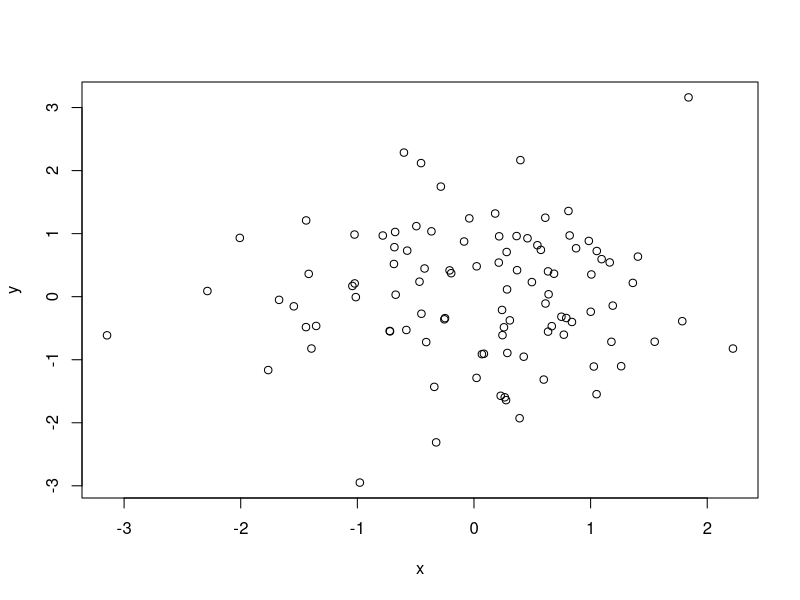
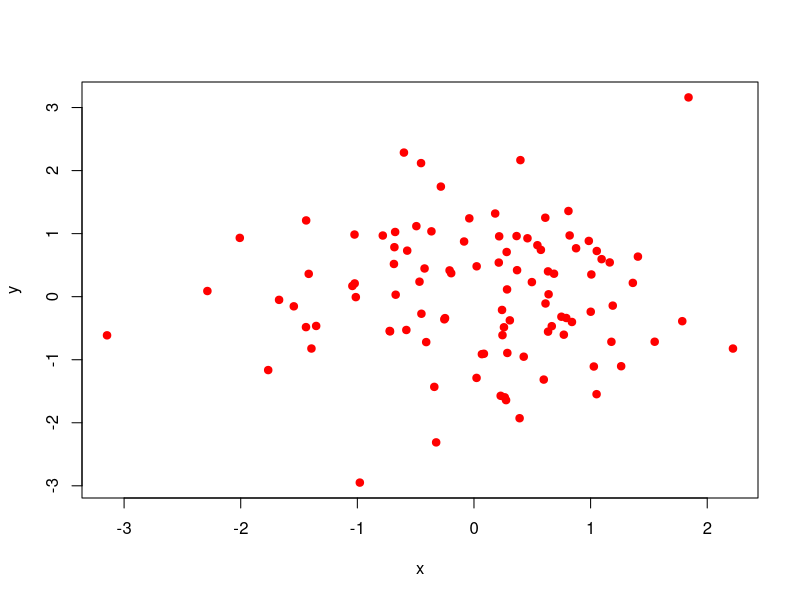
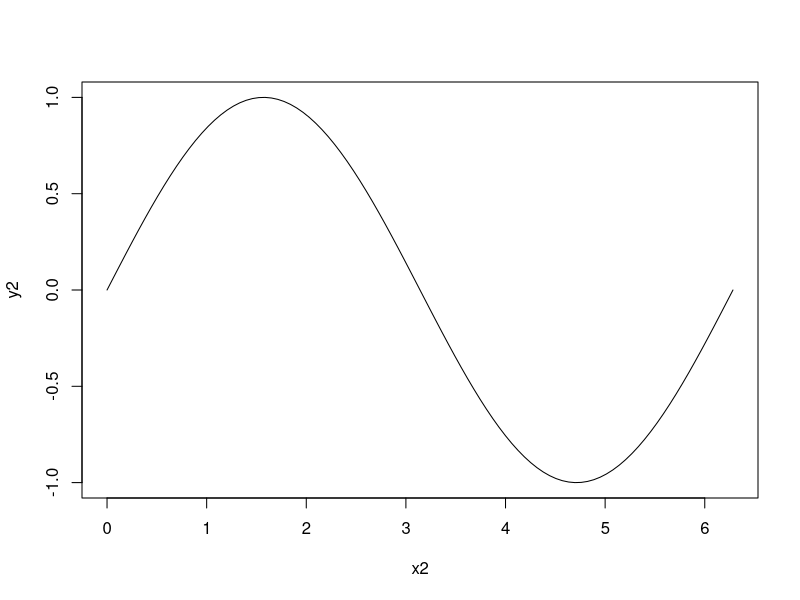
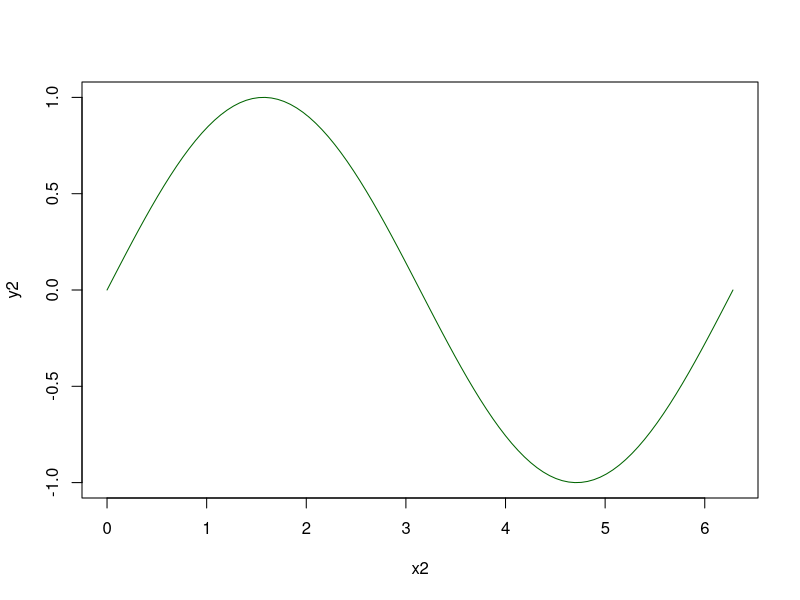
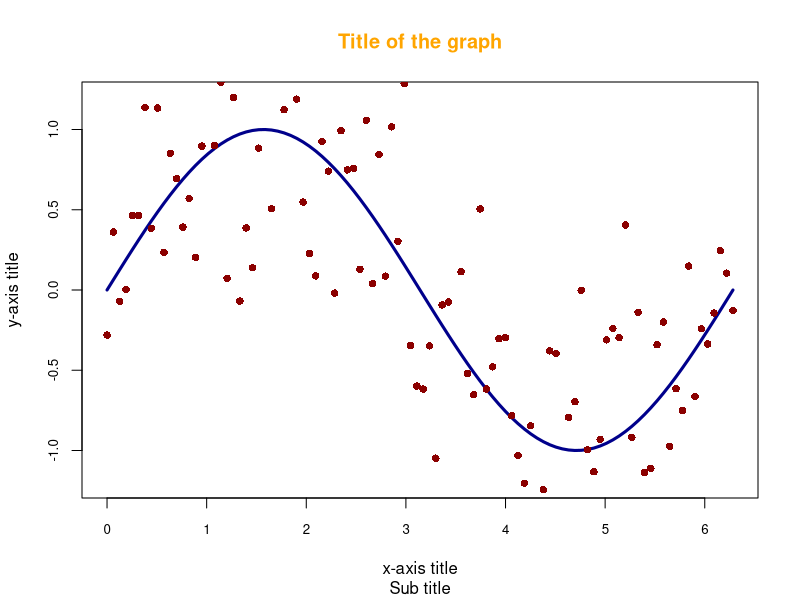
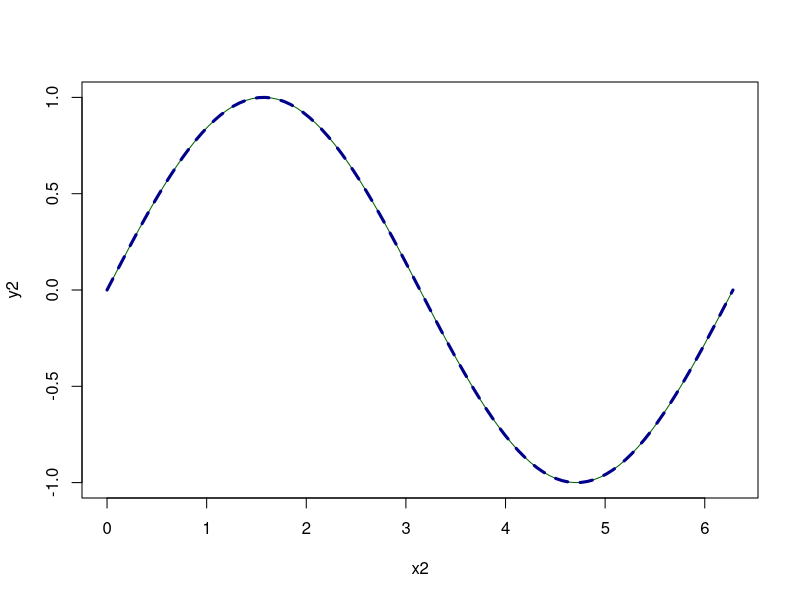
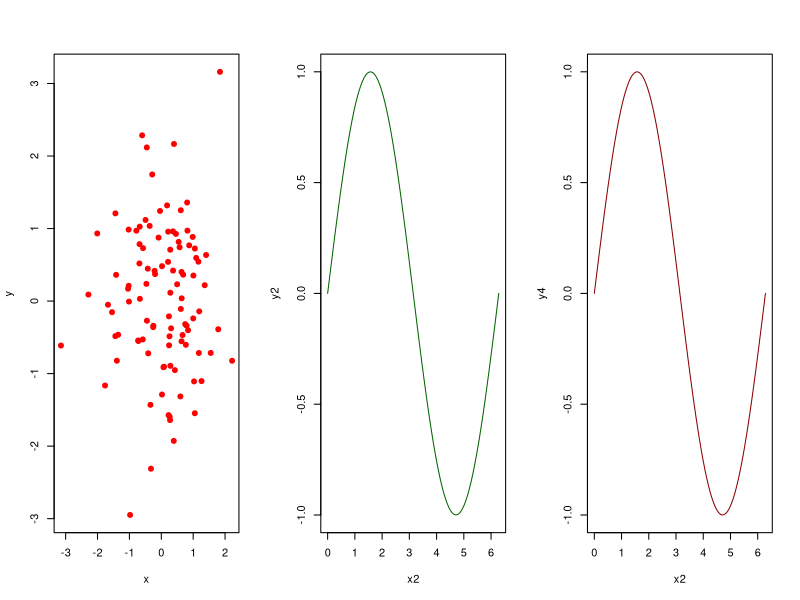

These charts were generated, in order, by the following R code:
## ---- chunk 1
knitr::opts_chunk$set(echo = TRUE)
## ---- chunk 2
programming_languages = c("C++", "R",  "Scala","Python", "JavaScript")
# print it
programming_languages
## ---- chunk 3
income = 30000
is.vector(income)
## ---- chunk 4
price = c(60, 70, 30, 600)
# print it
price
## ---- chunk 5
nam = c("sugar", "rice", "potato", "dry fish")
nam
## ---- chunk 6
names(price) = nam
# Print
price
#nam
## ---- chunk 7
price2 = c(sugar = 60, rice = 70, potato  = 30, "dry fish" = 600)
price2
## ---- chunk 8
str(price2)
## ---- chunk 9
item1 = 700
item2 = 650
total = item1 + item2
total
## ---- chunk 10
a = c(10, 20, 30)
b = c(1,2,3)
a + b
## ---- chunk 11
price2 = c(sugar = 60, rice = 70, potato  = 30, "dry fish" = 600)
#price2
price2[1]
## ---- chunk 12
price2["sugar"]
## ---- chunk 13
price2[c(1,2)]
## ---- chunk 14
price2[c("sugar", "rice")]
## ---- chunk 15
price2[-1]
## ---- chunk 16
price2
price2[-c(1, 3)]
## ---- chunk 17
price2[c(FALSE, FALSE, TRUE, TRUE)]
price2
## ---- chunk 18
number = matrix(1:25, nrow = 5)
# Print this matrix
number
## ---- chunk 19
mat2 = matrix(1:12, nrow = 4)
mat2
## ---- chunk 20
mat3 = matrix(1:12, nrow = 4, byrow = TRUE)
mat3
## ---- chunk 21
matrix_arbitrary = matrix(1:16, nrow = 4, byrow = TRUE, dimnames = list(c("row1", "row2", "row3", "row4"), 
                                                             c("col1", "col2", "col3", "col4")))
matrix_arbitrary
## ---- chunk 22
quality = c("bad", "good", "very bad", "very good", "medium")
quality = factor(quality)
quality
## ---- chunk 23
quality2 = factor(quality, levels = c("very bad", "bad", "medium", "good", "very good"))
quality2
str(quality2)
## ---- chunk 24
levels(quality2) = c("VB", "B", "M", "G", "VG")
quality2
# or we can do the following
quality3 = factor(quality, labels = c("VB", "B", "M", "G", "VG"))
quality
## ---- chunk 25
quality = c("bad", "good", "very bad", "very good", "medium")
quality2 = factor(quality, ordered = TRUE,
                   levels = c("very bad", "bad", "medium", "good", "very good"))
quality2
quality2[1] < quality2[2]
## ---- chunk 26
staff = c("Sohel Parvez", 2015, "Accountant", "Excellent")
## ---- chunk 27
staff = list("Sohel Parvez", 2016, "Accountant", "Excellent")
staff
## ---- chunk 28
names(staff) = c("Name", "Start_year", "Position", "Performance")
## ---- chunk 29
staff = list(name = "Sohel Parvez", start_year = 2016, position = "Accountant", performance = "Excellent")
## ---- chunk 30
staff[1]
staff
## ---- chunk 31
staff[[1]]
## ---- chunk 32
staff[c(1,2)]
## ---- chunk 33
staff_new = list(name = "Andrew Ng", Start_year = 2009, position = "Chief of AI", performance = "Excellent", staff)
staff_new
second_staff_name = staff_new[[c(5,1)]]
# We can also do
second_staff_name = staff_new[[5]][[1]]
## ---- chunk 34
# Find the name of the first employee
staff_new[["name"]]
## ---- chunk 35
# We can also use single bracket, returns a list
staff_new["name"] 
## ---- chunk 36
staff_new[c(TRUE,  TRUE, TRUE, FALSE, FALSE)]
## ---- chunk 37
staff_new$name
## ---- chunk 38
salary = c(80000, 6000000)
staff_new$salary = salary
staff_new
## ---- chunk 39
staff_new[["salary"]] = salary
## ---- chunk 40
edu = c("Masters", "PhD", "Masters", "BSc", "BBA")
address = c("Shewrapara", "Baridhara", "Gulshan 2", "Mirpur 1", "Uttara")
salary = c(50000, 100000, 50000, 30000, 20000, 25000)
employee_info = list(edu, address, salary)
## ---- chunk 41
employee_info[[3]][2]
employee_info[[2]][5]
## ---- chunk 42
name = c("Mustafa", "Mintu", "Ikram", "Shahadat", "Hakim", "Rony")
age = c(30, 24, 34, 45, 32, 52)
income = c(60000, 56000, 310000, 435600, 30000, 90500)
spending = c(50000, 45000, 200000, 300000, 28000, 77000)
information = data.frame(name, age, income, spending)
information
## ---- chunk 43
names(information) = c("Name", "Age", "Income", "Spending")
information
## ---- chunk 44
information = data.frame(Name = name, Age = age, Income = income, Spending = spending)
information
str(information)
## ---- chunk 45
information = data.frame(Name = name, Age = age, Income = income, Spending = spending, 
                         stringsAsFactors = FALSE)
information
# Now Name will be character
str(information)
## ---- chunk 46
head(information)
## ---- chunk 47
dim(information)
## ---- chunk 48
information[2, 3]
## ---- chunk 49
information[2, "Income"]
information[, "Age"]
## ---- chunk 50
information[c(2, 4), c("Income", "Age")]
## ---- chunk 51
information$Income
# or
information[["Income"]]
# or we can also use index
information[[3]]
## ---- chunk 52
information["Income"]
## ---- chunk 53
books = c(10, 12, 5, 2, 4, 3)
# Now add books to information dataframe
information$books = books
# or we can use
information[["books"]] = books
information
## ---- chunk 54
pencils = c(2, 4, 6, 1, 0, 3)
information = cbind(information, pencils)
information
## ---- chunk 55
# Note how we have to name the elements and have to use data.frame and not c()
bulbul = data.frame(Name = "Bulbul", Age = 40, Income = 115000, Spending = 90000, books = 5, 
                    pencils = 4)
information = rbind(information, bulbul)
information
## ---- chunk 56
x = rnorm(100)
y = rnorm(100)
plot(x, y)
## ---- chunk 57
plot(x, y, pch = 19, col = 'red')
## ---- chunk 58
x2 = seq(0, 2*pi, len = 100)
y2 = sin(x2)
plot(x2, y2, type = "l")
## ---- chunk 59
plot(x2, y2, type = "l", col = "darkgreen")
## ---- chunk 60
plot(x2, y2, type = "l", col = "darkblue", lwd = 3, ylim = c(-1.2, 1.2), xlab = "x-axis title", 
     ylab = "y-axis title", col.main = "Orange", main = "Title of the graph", cex.axis = 0.8, 
     sub = "Sub title")
# Now we will add values from a normal distribution with mean 0 and variance 0.5
y3= y2 + rnorm(100, 0, 0.5)
# Now we can add these points to the line plot of y2 versus x2
points(x2, y3, pch = 16, col = "darkred")
## ---- chunk 61
y4 = sin(x2)
plot(x2, y2, type = "l",  col = "darkgreen")
lines(x2, y4, lwd = 3, lty = 2, col = "darkblue")
## ---- chunk 62
# The below command will give us 1 row and 3 columns of plots in a single figure
par(mfrow = c(1,3))
plot(x, y, pch = 19, col = 'red')
plot(x2, y2, type = "l",  col = "darkgreen")
plot(x2, y4, type = "l",  col = "darkred")
# Now, set to the default of 1 row and 1 column of plot in a figure
par(mfrow = c(1,1))
## ---- chunk 63
#layout(1)
# Or
par(mfrow = c(1, 1))
